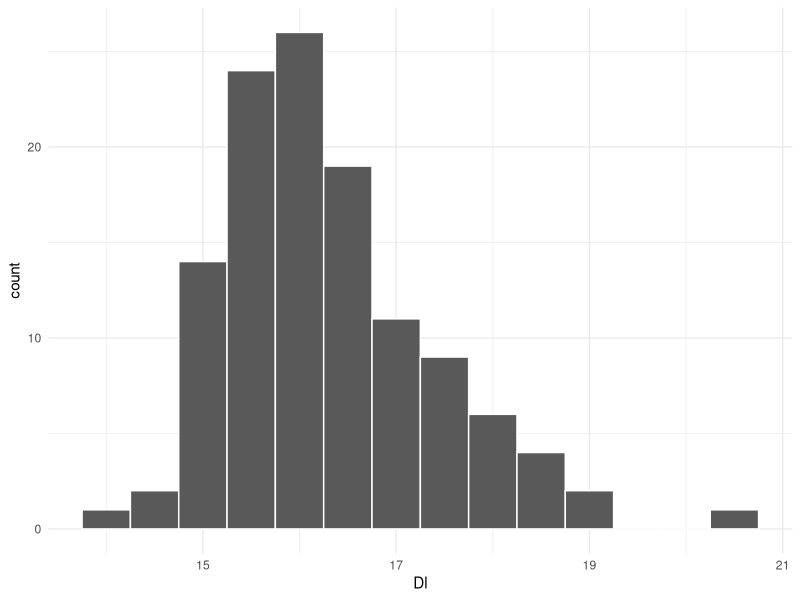
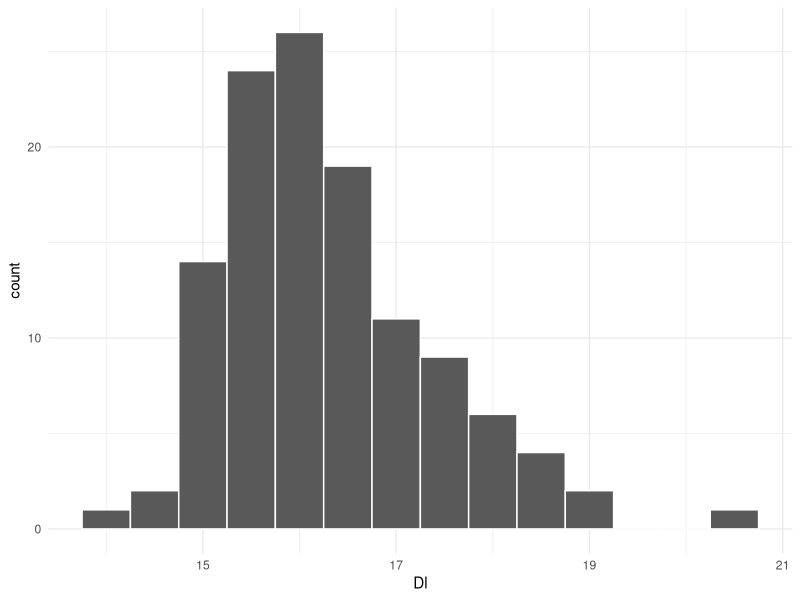
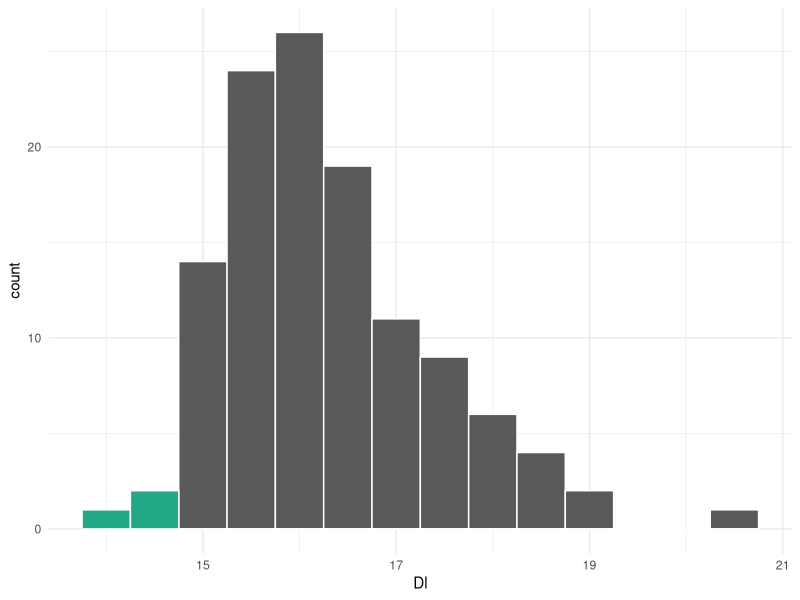
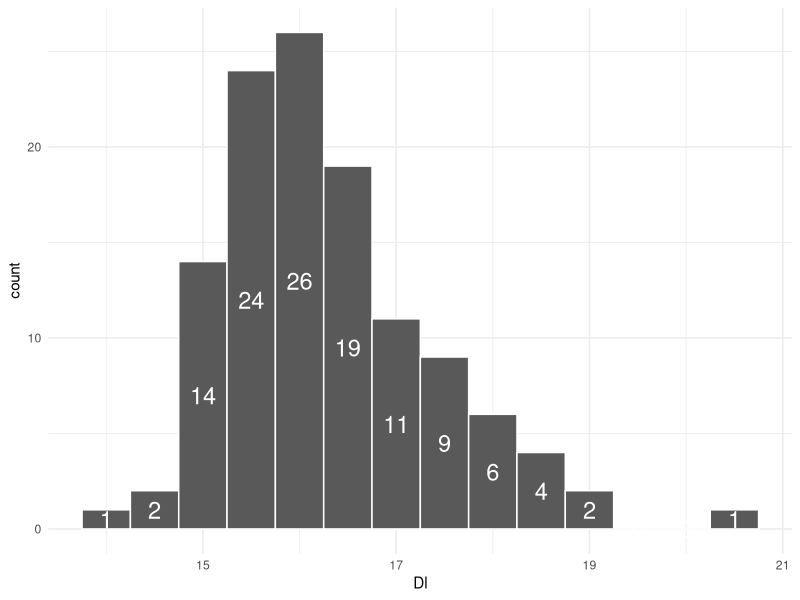
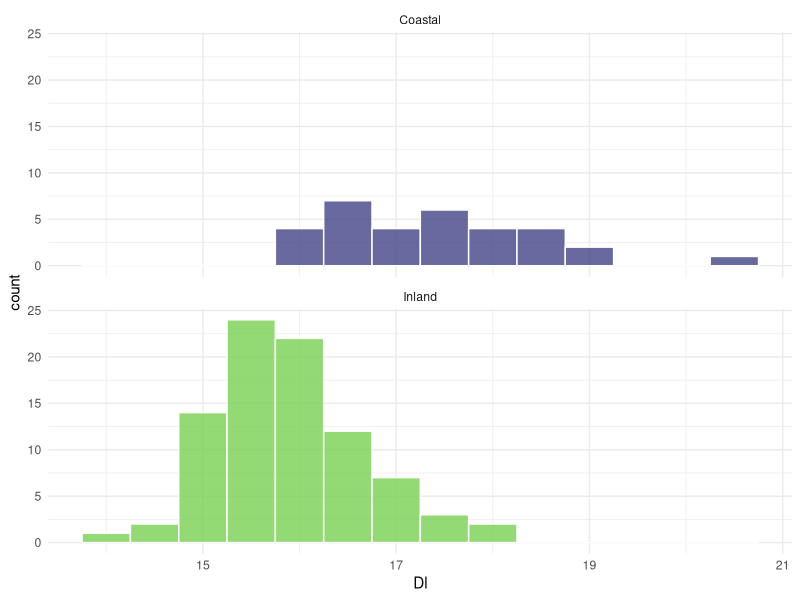
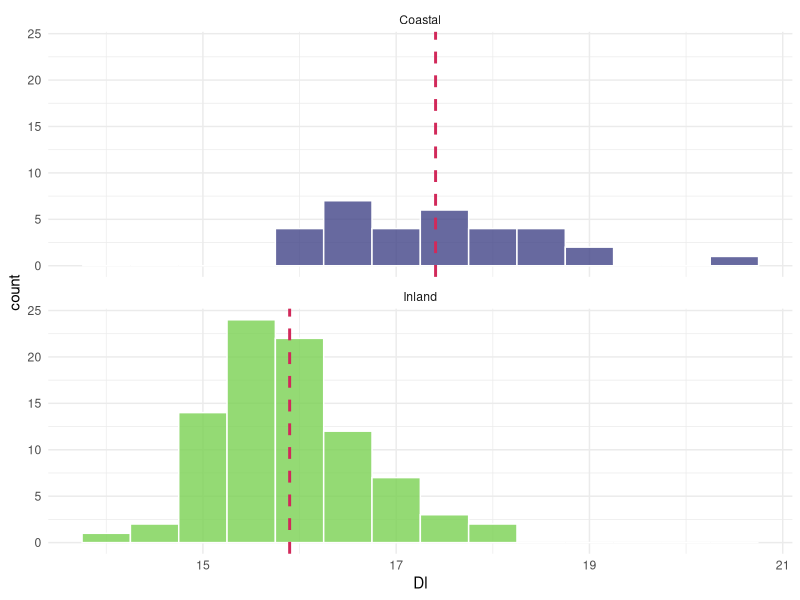
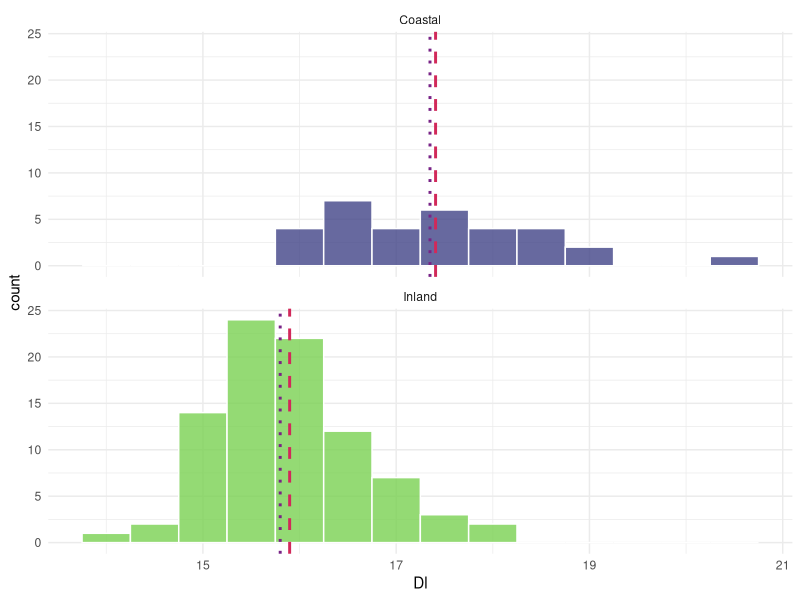
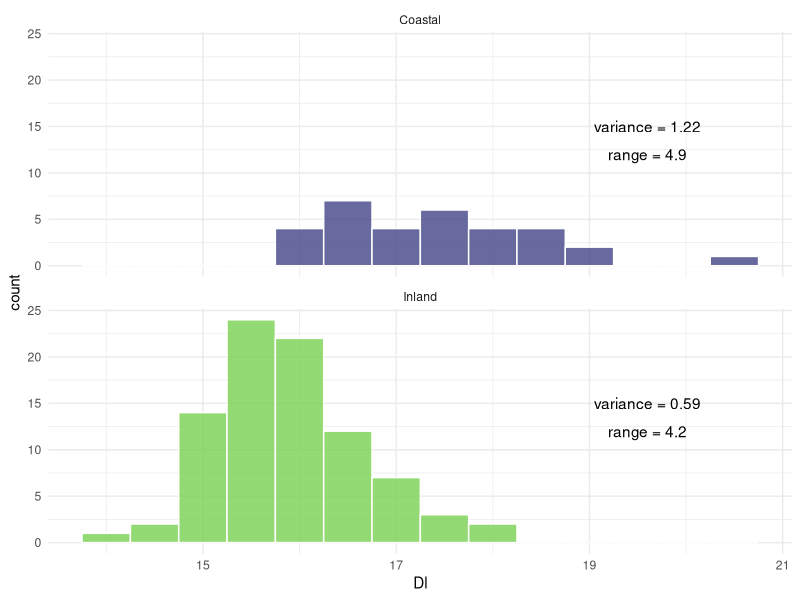

The R source for these figures, in order:
## ---- chunk 1
library(ggplot2)
library(dplyr)
library(forcats)
sheep_data <- readr::read_csv(here::here("data/sheep-data.csv"))
## ---- chunk 2
#| label: histogram
ggplot(sheep_data, aes(x = Dl)) + 
  geom_histogram(binwidth = 0.5, col = "white") +
  theme_minimal()
## ---- chunk 3
ggplot(sheep_data, aes(x = Dl)) + 
  geom_histogram(binwidth = 0.5, col = "white") +
  theme_minimal()
## ---- chunk 4
  sheep_data |>
  mutate(
    grp = cut(Dl, seq(min(sheep_data$Dl), max(sheep_data$Dl) + 0.1, by = 0.49), labels = FALSE, include.lowest = TRUE),
    highlight = if_else(grp < 3, TRUE, FALSE)
  ) |> #_$grp
  ggplot(aes(x = Dl, fill = highlight)) + 
    geom_histogram(binwidth = 0.5, col = "white", show.legend = FALSE) +
    scale_fill_manual(values = c("gray35", viridisLite::viridis(1, begin = 0.6))) +
    theme_minimal()
## ---- chunk 5
ggplot(sheep_data, aes(x = Dl)) + 
  geom_histogram(binwidth = 0.5, col = "white") +
  stat_bin(
    binwidth=0.5,
    geom='text',
    colour = "white",
    size=6,
    aes(label=after_stat(count)), position=position_stack(vjust=0.5)) +
  theme_minimal()
## ---- chunk 6
ggplot(sheep_data, aes(x = Dl, fill = Zone)) +
  geom_histogram(
    binwidth = 0.5, 
    col = "white", 
    alpha = 0.8,
    show.legend = FALSE
  ) +
  scale_fill_viridis_d(begin = 0.2, end = 0.8) +
  theme_minimal() +
  facet_wrap(~ Zone, ncol = 1)
## ---- chunk 7
sheep_means <- summarise(
  sheep_data, 
  dl_mean = mean(Dl),
  dl_sd = sd(Dl),
  dl_var = var(Dl),
  dl_median = median(Dl),
  dl_range = diff(range(Dl)),
  .by = Zone)
ggplot(sheep_data, aes(x = Dl, fill = Zone)) +
  geom_histogram(
    binwidth = 0.5, 
    col = "white", 
    alpha = 0.8,
    show.legend = FALSE
  ) +
  scale_fill_viridis_d(begin = 0.2, end = 0.8) +
  facet_wrap(~ Zone, ncol = 1) +
  geom_vline(data = sheep_means, aes(xintercept = dl_mean), linewidth = 1, linetype = "dashed", col = "#d1295a") +
  theme_minimal()
## ---- chunk 8
ggplot(sheep_data, aes(x = Dl, fill = Zone)) +
  geom_histogram(
    binwidth = 0.5,
    col = "white",
    alpha = 0.8,
    show.legend = FALSE
  ) +
  facet_wrap(~ Zone, ncol = 1) +
  scale_fill_viridis_d(begin = 0.2, end = 0.8) +
  geom_vline(data = sheep_means, aes(xintercept = dl_mean), linewidth = 1, linetype = "dashed", col = "#d1295a") +
  geom_vline(data = sheep_means, aes(xintercept = dl_median), linewidth = 1, linetype = "dotted", col = "#782386") +
  theme_minimal()
## ---- chunk 9
ggplot(sheep_data, aes(x = Dl, fill = Zone)) +
  geom_histogram(
    binwidth = 0.5,
    col = "white",
    show.legend = F,
    alpha = 0.8
  ) +
  scale_fill_viridis_d(begin = 0.2, end = 0.8) +
  facet_wrap(~ Zone, ncol = 1) +
  #geom_segment(data = sheep_means, aes(x = 15, xend = 15 + dl_var, y = 5)) +
  geom_text(data = sheep_means, aes(label = paste("variance =", round(dl_var, 2)), x = 19.6, y = 15)) +
  geom_text(data = sheep_means, aes(label = paste("range =", round(dl_range, 2)), x = 19.6, y = 12)) +
  theme_minimal() +
  labs(y = "count")
## ---- chunk 10
#| label: boxplot
ggplot(sheep_data, aes(x = Zone, y = Dl, fill = Zone)) +
  geom_boxplot(show.legend = F, alpha = 0.8) +
  scale_fill_viridis_d(begin = 0.2, end = 0.8) +
  theme_minimal() +
  theme(
    panel.grid.major.y = element_line(linewidth = 0.2),
    panel.grid.minor.y = element_line(linewidth = 0.1),
    panel.grid.major.x = element_blank()
  )
## ---- chunk 11
inland_data <- filter(sheep_data, Zone == "Inland")
coastal_data <- filter(sheep_data, Zone == "Coastal")
ggplot(sheep_data, aes(x = Zone, y = Dl, fill = Zone)) +
  geom_boxplot(
    show.legend = F,
    outlier.colour = NA,
    alpha = 0.8,
    coef = 0,
    linewidth = 0
  ) +
  geom_hline(aes(yintercept = quantile(inland_data$Dl)["25%"]), linewidth = 0.8, col = "#d1295a", linetype = "dashed") +
  geom_hline(aes(yintercept = quantile(coastal_data$Dl)["25%"]), linewidth = 0.8, col = "#d1295a", linetype = "dashed") +
  geom_hline(aes(yintercept = quantile(inland_data$Dl)["75%"]), linewidth = 0.8, col = "#782386", linetype = "dotted") +
  geom_hline(aes(yintercept = quantile(coastal_data$Dl)["75%"]), linewidth = 0.8, col = "#782386", linetype = "dotted") +
  scale_fill_viridis_d(begin = 0.2, end = 0.8) +
  theme_minimal() +
  theme(
    panel.grid.major.y = element_line(linewidth = 0.2),
    panel.grid.minor.y = element_line(linewidth = 0.1),
    panel.grid.major.x = element_blank()
  )
## ---- chunk 12
ggplot(sheep_data, aes(x = Zone, y = Dl, fill = Zone)) +
  geom_boxplot(
    show.legend = F,
    outlier.colour = NA,
    alpha = 0.8,
    coef = 0
  ) +
  geom_hline(aes(yintercept = quantile(inland_data$Dl)["50%"]), linewidth = 0.8, linetype = "dashed") +
  geom_hline(aes(yintercept = quantile(coastal_data$Dl)["50%"]), linewidth = 0.8, linetype = "dashed") +
  scale_fill_viridis_d(begin = 0.2, end = 0.8) +
  theme_minimal() +
  theme(
    panel.grid.major.y = element_line(linewidth = 0.2),
    panel.grid.minor.y = element_line(linewidth = 0.1),
    panel.grid.major.x = element_blank()
  )
## ---- chunk 13
ggplot(sheep_data, aes(x = Zone, y = Dl, fill = Zone)) +
  stat_boxplot(
    geom = "errorbar",
    colour = "red",
    width = 0,
    position = position_dodge(0.75)
  ) +
  geom_boxplot(
    show.legend = FALSE,
    outlier.colour = NA,
    alpha = 0.8,
    coef = FALSE
  ) +
  scale_fill_viridis_d(begin = 0.2, end = 0.8) +
  theme_minimal() +
  theme(
    panel.grid.major.y = element_line(linewidth = 0.2),
    panel.grid.minor.y = element_line(linewidth = 0.1),
    panel.grid.major.x = element_blank()
  )
## ---- chunk 14
ggplot(sheep_data, aes(x = Zone, y = Dl, fill = Zone)) +
  geom_boxplot(
    show.legend = F,
    outlier.colour = "#d1295a",
    alpha = 0.8
  ) +
  scale_fill_viridis_d(begin = 0.2, end = 0.8) +
  theme_minimal() +
  theme(
    panel.grid.major.y = element_line(linewidth = 0.2),
    panel.grid.minor.y = element_line(linewidth = 0.1),
    panel.grid.major.x = element_blank()
  )
## ---- chunk 15
ggplot(sheep_data, aes(x = Zone, y = Dl, fill = Zone)) +
  geom_boxplot(
    show.legend = F,
    alpha = 0.8
  ) +
  scale_fill_viridis_d(begin = 0.2, end = 0.8) +
  theme_minimal() +
  theme(
    panel.grid.major.y = element_line(linewidth = 0.2),
    panel.grid.minor.y = element_line(linewidth = 0.1),
    panel.grid.major.x = element_blank()
  )
## ---- chunk 16
#| label: boxplot-histogram
ggplot(sheep_data, aes(x = Dl, fill = Zone)) +
  geom_histogram(binwidth = 0.5, col = "white", alpha = 0.8) +
  geom_boxplot(width = 1.4) +
  facet_wrap(~ Zone, ncol = 1) +
  scale_fill_viridis_d(begin = 0.2, end = 0.8) +
  theme_minimal() +
  theme(legend.position = "none")
## ---- chunk 17
#| label: violin-plot
ggplot(sheep_data, aes(x = Zone, y = Dl, fill = Zone)) +
  geom_violin(alpha = 0.8, show.legend = FALSE) +
  scale_fill_viridis_d(begin = 0.2, end = 0.8) +
  theme_minimal()
## ---- chunk 18
ggplot(sheep_data, aes(x = Zone, y = Dl, fill = Zone)) +
  geom_violin(alpha = 0.8, show.legend = FALSE) +
  geom_boxplot(width = 0.2, fill = "white") +
  scale_fill_viridis_d(begin = 0.2, end = 0.8) +
  theme_minimal()
## ---- chunk 19
ggplot(sheep_data, aes(x = Dl, fill = Zone)) +
  geom_density(alpha = 0.8) +
  geom_density(aes(y = -..density..), alpha = 0.4) +
  facet_wrap(~ Zone, ncol = 1) +
  scale_fill_viridis_d(begin = 0.2, end = 0.8) +
  theme_minimal() +
  theme(legend.position = "none") +
  labs(y = "density")
## ---- chunk 20
#| label: density-plot
ggplot(sheep_data, aes(x = Dl, fill = Zone)) +
  geom_density(alpha = 0.8) +
  scale_fill_viridis_d(begin = 0.2, end = 0.8) +
  facet_wrap(~ Zone, ncol = 1) +
  theme_minimal() +
  theme(legend.position = "none")
## ---- chunk 21
ggplot(coastal_data, aes(x = Dl)) +
  geom_density(fill = viridisLite::viridis(1, begin = 0.2), alpha = 0.8) +
  geom_density(
    data = inland_data, 
    aes(x = Dl, y = -..density..), 
    fill = viridisLite::viridis(1, begin = 0.8), 
    alpha = 0.8
  ) +
  geom_vline(xintercept = 15.4, linetype = "dashed") +
#  geom_text() +
  annotate("text", label = "15.4", y = -0.02, x = 15.1, col = "white") +
  theme_minimal() +
  theme(legend.position = "none") +
  labs(y = "density")
## ---- chunk 22
#| label: barplot
sheep_data |>
  ggplot(aes(x = group)) +
    geom_bar() +
    theme_minimal() +
    theme(panel.grid.major.x = element_blank()) +
    labs(x = "Group")
## ---- chunk 23
sheep_data |>
  ggplot(aes(x = group)) +
    geom_bar() +
    theme_minimal() +
    theme(
      panel.grid.major.y = element_line(colour = "#d1295a", linewidth = 2),
      panel.grid.major.x = element_blank()
    ) +
    labs(x = "Group")
## ---- chunk 24
#| label: pie-chart
sheep_data |>
  ggplot(aes(x = "", fill = group)) +
    geom_bar(width = 1, col = "white") +
    coord_polar("y", start = 0) +
    scale_fill_viridis_d(begin = 0.2, end = 0.8) +
    theme_void() +
    labs(fill = "Group")
## ---- chunk 25
sheep_data |>
  group_by(group) |>
  count() |>
  ungroup() |>
  mutate(prop = (n / sum(n))) |>
  ggplot(aes(x = "", y = prop, fill = group, label = scales::percent(prop))) +
    geom_bar(stat = "identity", width = 1, col = "white") +
    geom_label(position = position_stack(vjust = 0.5), col = "white", show.legend = F, label.size = 0.4, size = 6) +
    coord_polar("y", start = 0) +
    scale_fill_viridis_d(begin = 0.2, end = 0.8) +
    theme_void() +
    labs(fill = "Group")
## ---- chunk 26
sheep_data |>
  ggplot(aes(x = fct_rev(fct_infreq(group)))) +
    geom_bar() +
    coord_flip() +
    theme_minimal() +
    theme(panel.grid.major.y = element_blank()) +
    labs(x = "Group")
## ---- chunk 27
sheep_data |>
  ggplot(aes(x = fct_rev(fct_infreq(group)), fill = Period)) +
    geom_bar() +
    scale_fill_viridis_d(begin = 0.2, end = 0.8) +
    theme_minimal() +
    theme(panel.grid.major.x = element_blank()) +
    labs(x = "Group")
## ---- chunk 28
sheep_data |>
  ggplot(aes(x = fct_rev(fct_infreq(group)), fill = Period)) +
    geom_bar(position = "dodge") +
    scale_fill_viridis_d(begin = 0.2, end = 0.8) +
    theme_minimal() +
    theme(panel.grid.major.x = element_blank()) +
    labs(x = "Group")
## ---- chunk 29
sheep_data |>
  ggplot(aes(x = fct_rev(fct_infreq(group)), fill = Period)) +
    geom_bar(position = "fill") +
    scale_fill_viridis_d(begin = 0.2, end = 0.8) +
    theme_minimal() +
    theme(panel.grid.major.x = element_blank()) +
    labs(x = "Group")
